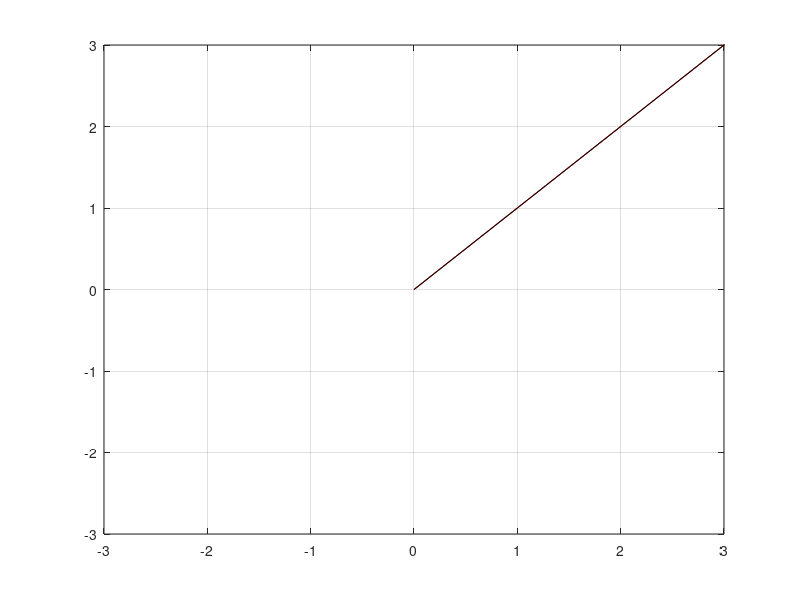

Write the MATLAB code that produced this figure.
clear all; clc;
Ux = input ('Coordenada Ux ');Uy = input ('Coordenada Uy '); %Coordenadas Vector U
Vx = input ('Coordenada Vx ');Vy = input ('Coordenada Vy ');%Coordenadas Vector V
Wx = input ('Coordenada Wx ');Wy = input ('Coordenada Wy ');%Coordenadas Vector W
quiver(0,0,Ux,Uy,'r'); %Grafica U
hold on
quiver(Ux,Uy,Vx,Vy,'b'); %Grafica V desde la Punta de U
hold on 
quiver(Vx+Ux,Vy+Uy,Wx,Wy,'g'); %Grafica W desde la Punta de V
hold on
quiver(0,0,Ux+Vx+Wx,Uy+Vy+Wy,'k'); %Resultante
grid
axis([-3 3 -3 3]);